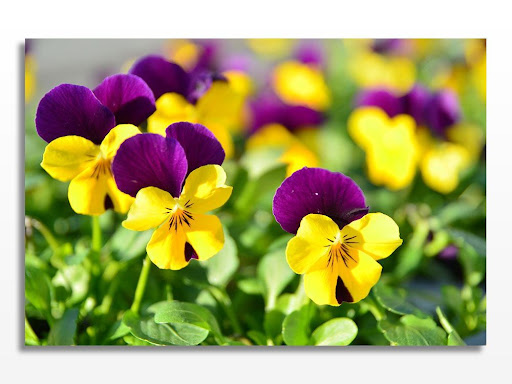
#> input picture images/bayesian.png, 512 x 384 px, found by its file name
$ jupyter execute '07_Bayesian_Sınıflandırması.ipynb'
#> lines starting #> are read from the running program, lines starting #| are printed output that depends on the picture; after the words box and inside, x2 and y2 are one past the last pixel; in counts of white or black regions, pixels touching at a corner belong together
<a href="https://colab.research.google.com/github/mervebudakk/python/blob/main/07_Bayesian_S%C4%B1n%C4%B1fland%C4%B1rmas%C4%B1.ipynb" target="_parent"></a>

##1. BAYESİAN SINIFLANDIRMASI
Sınıflandırmanın genel amacı bir nitelik değerini,diğerlerini kullanarak belirlemektir.Veri dağılımına göre bir model elde edilir. Elde edilen bu model başarımı belirlendikten sonra niteliğin bilinmeyen değerini tahmin etmek için kullanılır.Bayes sınıflandırmasında;

Niteliklerin hepsi aynı derecede önem sahibi.

Nitelikler birbirlerinden bağımsızdır; yani bir nitelik değeri diğer bir nitelik değeri hakkında bilgi içermemektedir.

Çalışmada kullanılacak sınıflandırma renkler üzerinden gerçekleştirilecektir. Piksel değerinin gölge olarak nitelendirilmesi için o pikselin ve genel görüntü üzerinde yapılacak olasılık işlemlerinin sonuçlarına göre karar verilir.

##1.1. Bayesian Sınıflandırmanın Görüntüye Uygulanması

[cell 1]
#Google Drive'ınızı bağlamak için kullanılır.
from google.colab import drive
drive.mount('/content/drive')

[cell 2]
from PIL import Image

#PIL modülünden IMAGE kütüphanesini uygulamaya dahil edilir.
image = Image.open("/content/drive/My Drive/Resource/bayesian.png")
#> image is the input picture: PIL image 512x384 RGB; mean R, G, B 169.6, 165.7, 110.2
#image değişkeninin içerisine belirtilen klasörde bulunan 'bayesian’' adlı resim dosyası atılır.

[cell 3]
#@title bayesian.jpg dosyanın orjinal hali
display(image)

[cell 4]
newmat = image.load()
#newmat adlı yeni bir matris oluşturulur ve  bunun içerisine resim dosyası yüklenir.

wdh = image.size[0]
#> wdh = 512
#wgh değişkenine resim dosyasının genişlik boyutu atılır. Dosyanın genişliği 640 piksel.
hgh = image.size[1]
#> hgh = 384
#hgh değişkenine resim dosyasının yükseklik boyutunu atılır. Dosyanın yüksekliği 360 piksel.


shapelist = [ [0]*hgh for x in range(wdh)]
#Bayes sınıflandırmasında kullanılacak listeler bulunacaktır. Bunlardan biri de gölge piksellerinin tutulacağı shapelist olacaktır.
r_list = [  [0]*hgh for x in range(wdh)]
#Görüntüde bulunan her renk için bir liste tutulacaktır. Daha sonra bu renkler karşılaştırılacak ve olasılıkları hesaplanıp bayes sınıflandırması yapılacaktır.
g_list = [  [0]*hgh for x in range(wdh)]

#Yeşil renk sınıfını tutan liste.
b_list = [  [0]*hgh for x in range(wdh)]
#Mavi renk sınıfını tutan liste.
for i in range(wdh):
#İç içe döngü ile görüntünün piksel renk kodları çekilir.
    for j in range(hgh):
        r,g,b = image.getpixel((i,j))
#Resimde bulunan her piksele ait r,g,b renk kodları getpiksel fonksiyonu ile alınır.
        r_list[i][j] = r
#Alınan her değer kendi listesine kaydedilir.
        g_list[i][j] = g
        b_list[i][j] = b
#> after the loop, b_list = 512 items; g_list = 512 items; r_list = 512 items
hist_r = [0] * 256

#Olasılık hesaplamasında kullanılacak olan histogramlar hazırlanır. Olasılık için gerekli olan frekans hesabını histogram ile gerçekleştirildiğinden  her renk kodu için ayrı bir histogram tutulacaktır.
hist_g = [0] * 256
#g_list için tutulan histogram.
hist_b = [0] * 256
#b_list için tutulan histogram.
for m in range(wdh):
#Listeler içerisine girilip her listenin histogramının belirlenmesi gereklidir. Bunun için iç içe döngüler kullanılır.
     for n in range(hgh):
        a=r_list[m][n]
#Her tutulan listenin piksel değeri alınıp bu sırasıyla değişkenlerde tutulur.
        b=g_list[m][n]
        c=b_list[m][n]
        hist_r[a]=hist_r[a]+1
#Histogram değerleri için bulunan değişkenler bir arttırılarak toplanır.
        hist_g[b]=hist_g[b]+1
        hist_b[c]=hist_b[c]+1
#> after the loop, hist_b = 256 values, max 15851 at index 255, min 11 at index 223, mean 768; hist_g = 256 values, max 18781 at index 255, min 130 at index 31, mean 768; hist_r = 256 values, max 19289 at index 255, min 21 at index 2, mean 768
sum_r,sum_g,sum_b = 0,0,0
#Tüm histogram değerlerinin toplandığı sum değişkenleri tanımlandı.


for p in range (len(hist_r)-1):
#Kırmızı renk histogramının tüm değerleri indisi ile çarpılıp toplanır.
   sum_r=(hist_r[p]*p)+sum_r
#> this loop made 255 passes
#> sum_r on passes 1 to 3: 0, 27, 69
#> after the loop, sum_r = 28427417
for p in range(len(hist_g)-1):
#Mavi renk histogramının tüm değerleri indisi ile çarpılıp toplanır.
  sum_g=(hist_g[p]*p)+sum_g
#> this loop made 255 passes
#> sum_g on passes 1 to 3: 0, 2170, 6168
#> after the loop, sum_g = 27790019

for p in range(len(hist_b)-1):

   sum_b=(hist_b[p]*p)+sum_b
#> this loop made 255 passes
#> sum_b on passes 1 to 3: 0, 4020, 12150
#> after the loop, sum_b = 17628352

mean_r=int(sum_r/(wdh*hgh))
#> mean_r = 144

#Olasılıkların hesaplanması için tüm toplama, boyut bölünür ve ortalama değer hesaplanır.
mean_g=int(sum_g/(wdh*hgh))
#> mean_g = 141

mean_b=int(sum_b/(wdh*hgh))
#> mean_b = 89
poseb2=(float(hist_r[mean_r])/(hist_r[mean_r]+hist_g[mean_g]+hist_b[mean_b]))*(float(hist_g[mean_g])/(hist_r[mean_r]+hist_g[mean_g]+hist_b[mean_b]))*(float(hist_b[mean_b])/(hist_r[mean_r]+hist_g[mean_g]+hist_b[mean_b]))
#> poseb2 = 0.0368
for x in range(wdh):
#İkinci olasılık hesabı ve bu hesaba göre görüntünün değerinin hesaplanması için iç içe döngü oluşturulur.
   for y in range(hgh):
       poseb1=(hist_r[r_list[x][y]]/(hist_r[r_list[x][y]]+hist_b[b_list[x][y]]+hist_g[g_list[x][y]]+0.01))*(hist_g[g_list[x][y]]/(hist_r[r_list[x][y]]+hist_b[b_list[x][y]]+hist_g[g_list[x][y]]+0.01))*(hist_b[b_list[x][y]]/(hist_r[r_list[x][y]]+hist_b[b_list[x][y]]+hist_g[g_list[x][y]]+0.01))
       if(poseb1>poseb2):
#Listeler arası ortalama değer eğer daha büyükse histogram değerlerine göre görüntünün o bölgesine beyaz renk verilir.
           shapelist[x][y]=1
           newmat[x,y]=(255,255,255)
       else:
#Değilse siyah renk verilir.
             shapelist[x][y]=0
             newmat[x,y]=(0,0,0)
#> after the loop, shapelist = 512 items
image.save("/content/drive/My Drive/Resource/bayesian_yeni.jpg")
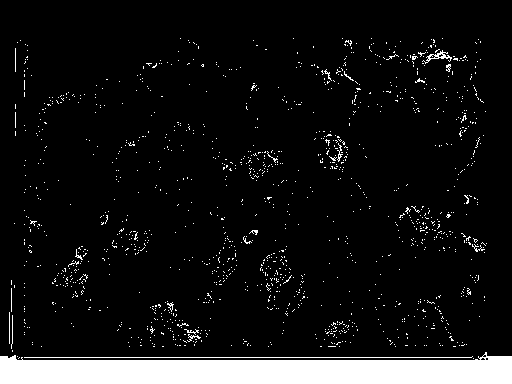
#> saved as bayesian_yeni.jpg: PIL image 512x384 RGB; 8.2% white; 1333 white regions (1313 under 20 px), largest, box (x1, y1, x2, y2) and area: (0, 352, 512, 384) 12481, (24, 356, 473, 358) 449, (422, 50, 452, 64) 114
#Görüntünün son hali belirlenen klasöre kaydedilir.


$ run again, with images/03_medyan1.png copied over images/bayesian.png
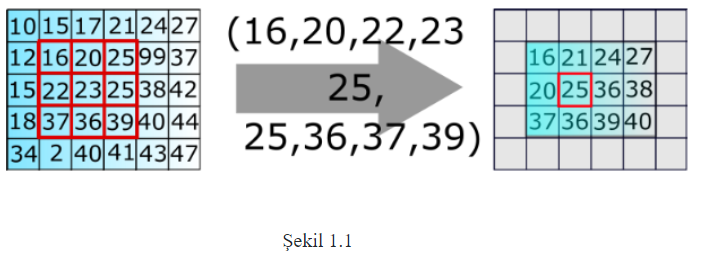
#> input picture images/03_medyan1.png, 707 x 253 px, found by its file name
#> image is the input picture: PIL image 707x253 RGB; mean R, G, B 212.8, 219.6, 221.8
#> after the loop `for i in range(wdh):`: b_list = 707 items
#> after the loop `for m in range(wdh):`: hist_b = 256 values, max 106872 at index 255, min 46 at index 17, mean 698.7; hist_g = 256 values, max 95651 at index 255, min 50 at index 71, mean 698.7; hist_r = 256 values, max 95608 at index 255, min 78 at index 93, mean 698.7
#> the loop `for p in range (len(hist_r)-1):` made 255 passes
#> sum_r on passes 1 to 3: 0, 144, 386
#> after the loop `for p in range (len(hist_r)-1):`: sum_r = 13680422
#> the loop `for p in range(len(hist_g)-1):` made 255 passes
#> sum_g on passes 1 to 3: 0, 160, 580
#> after the loop `for p in range(len(hist_g)-1):`: sum_g = 14892657
#> the loop `for p in range(len(hist_b)-1): ` made 255 passes
#> sum_b on passes 1 to 3: 0, 156, 574
#> after the loop `for p in range(len(hist_b)-1):`: sum_b = 12422089
#> mean_r = 76
#> mean_g = 83
#> mean_b = 69
#> poseb2 = 0.0233
#> after the loop `for x in range(wdh):`: shapelist = 707 items
#> `image.save("/content/drive/My Drive/Resource/bayesian_yeni.jpg")`:
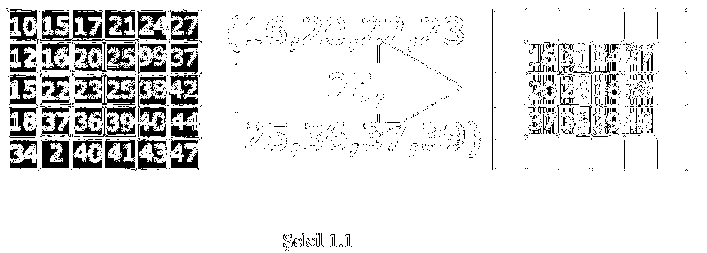
#> saved as bayesian_yeni.jpg: PIL image 707x253 RGB; 89.5% white; 1296 black regions (1198 under 20 px), largest, box (x1, y1, x2, y2) and area: (40, 10, 139, 42) 1089, (74, 74, 135, 105) 845, (75, 106, 136, 137) 733
